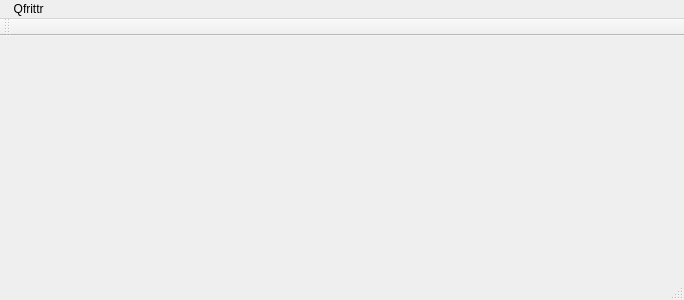
<?xml version="1.0" encoding="UTF-8"?>
<ui version="4.0">
 <class>MainWindow</class>
 <widget class="QMainWindow" name="MainWindow">
  <property name="geometry">
   <rect>
    <x>0</x>
    <y>0</y>
    <width>684</width>
    <height>300</height>
   </rect>
  </property>
  <property name="minimumSize">
   <size>
    <width>684</width>
    <height>300</height>
   </size>
  </property>
  <property name="windowTitle">
   <string>Qfrittr</string>
  </property>
  <widget class="QWidget" name="centralWidget"/>
  <widget class="QMenuBar" name="menuBar">
   <property name="geometry">
    <rect>
     <x>0</x>
     <y>0</y>
     <width>684</width>
     <height>20</height>
    </rect>
   </property>
   <widget class="QMenu" name="menu_Qfrittr">
    <property name="title">
     <string> Qfrittr</string>
    </property>
    <addaction name="separator"/>
    <addaction name="actionconfig"/>
   </widget>
   <addaction name="menu_Qfrittr"/>
  </widget>
  <widget class="QToolBar" name="mainToolBar">
   <attribute name="toolBarArea">
    <enum>TopToolBarArea</enum>
   </attribute>
   <attribute name="toolBarBreak">
    <bool>false</bool>
   </attribute>
  </widget>
  <widget class="QStatusBar" name="statusBar"/>
  <action name="actionconfig">
   <property name="text">
    <string>config</string>
   </property>
  </action>
 </widget>
 <layoutdefault spacing="6" margin="11"/>
 <resources/>
 <connections/>
</ui>
